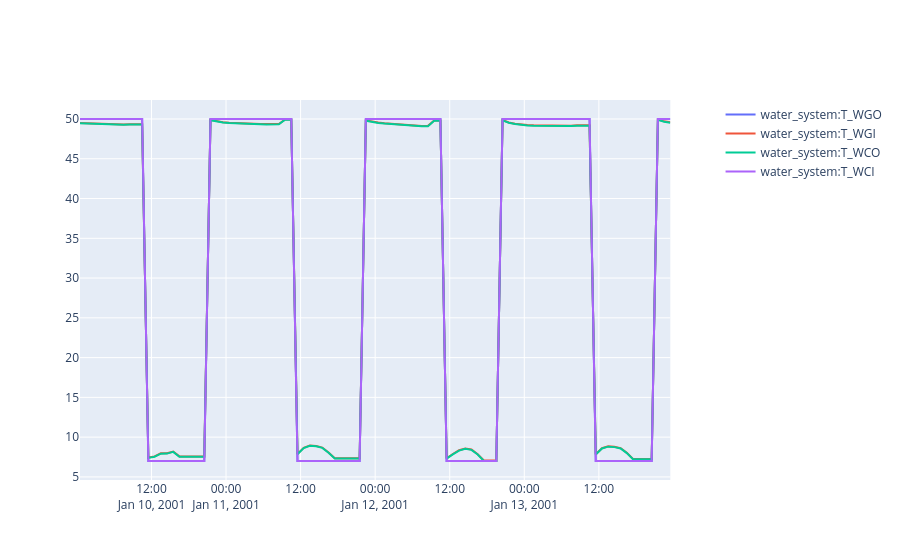

Notebook cell for this chart:
### Code cell
sim.plot(pro.dates(),[T_wgo,T_wgi,T_wco,T_wci],interval=["01/10/2001","01/14/2001"])
